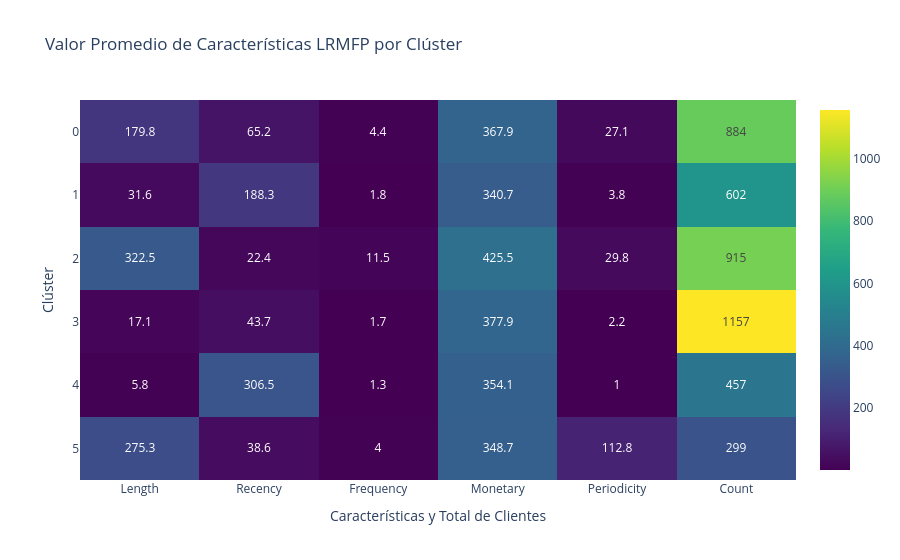

Notebook source saved alongside this figure:
### Code cell
df_features = custom_features(df_retail)
df_features["Cluster"] = kmeans_labels

cluster_summary = df_features.groupby("Cluster")[lrmfp_columns].mean().round(1)

cluster_summary["Count"] = df_features.groupby("Cluster").size()

fig_heatmap = go.Figure(
    data=go.Heatmap(
        z=cluster_summary.values,
        x=cluster_summary.columns,
        y=cluster_summary.index,
        colorscale="Viridis",
        text=cluster_summary.values,
        texttemplate="%{text}",
        showscale=True,
    )
)

fig_heatmap.update_layout(
    title="Valor Promedio de Características LRMFP por Clúster",
    xaxis_title="Características y Total de Clientes",
    yaxis_title="Clúster",
    yaxis=dict(autorange="reversed", type="category"),
)
fig_heatmap.show()

### Figure 1 — Plotly figure (JSON) as saved in the notebook; plotly's stock layout.template omitted (floating-point values rounded to 4 significant figures)
{"data": [{"colorscale": [[0, "#440154"], [0.1111, "#482878"], [0.2222, "#3e4989"], [0.3333, "#31688e"], [0.4444, "#26828e"], [0.5556, "#1f9e89"], [0.6667, "#35b779"], [0.7778, "#6ece58"], [0.8889, "#b5de2b"], [1, "#fde725"]], "showscale": true, "text": [[179.8, 65.2, 4.4, 367.9, 27.1, 884.0], [31.6, 188.3, 1.8, 340.7, 3.8, 602.0], [322.5, 22.4, 11.5, 425.5, 29.8, 915.0], [17.1, 43.7, 1.7, 377.9, 2.2, 1157.0], [5.8, 306.5, 1.3, 354.1, 1.0, 457.0], [275.3, 38.6, 4.0, 348.7, 112.8, 299.0]], "texttemplate": "%{text}", "type": "heatmap", "x": ["Length", "Recency", "Frequency", "Monetary", "Periodicity", "Count"], "y": [0, 1, 2, 3, 4, 5], "z": [[179.8, 65.2, 4.4, 367.9, 27.1, 884.0], [31.6, 188.3, 1.8, 340.7, 3.8, 602.0], [322.5, 22.4, 11.5, 425.5, 29.8, 915.0], [17.1, 43.7, 1.7, 377.9, 2.2, 1157.0], [5.8, 306.5, 1.3, 354.1, 1.0, 457.0], [275.3, 38.6, 4.0, 348.7, 112.8, 299.0]]}], "layout": {"title": {"text": "Valor Promedio de Características LRMFP por Clúster"}, "xaxis": {"title": {"text": "Características y Total de Clientes"}}, "yaxis": {"autorange": "reversed", "title": {"text": "Clúster"}, "type": "category"}}}
